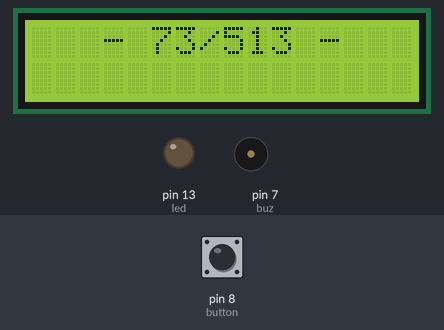
Bench run of a sketch on a simulated Arduino Mega 2560, built with avr-gcc and run on an emulated ATmega2560. Shown: 16×2 character LCD, output pins drawn as LEDs (lit = HIGH), buzzer (waves = sounding). The test bench sets the inputs (shaded band); at power-on: pin 8 (button) HIGH. What the sketch prints to the serial monitor is not drawn.

Above: at 1.2 s.
1.3 s: pin 8 (button) pulled LOW for 0.15 s
At 2.6 s:
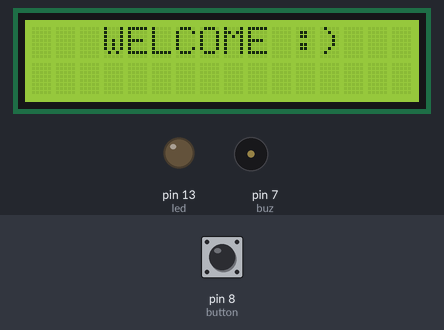
3.0 s: pin 8 (button) pulled LOW for 3.2 s
At 4.4 s:
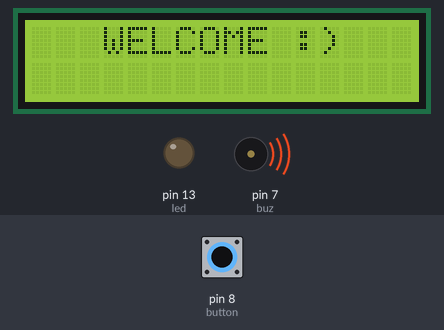
Timing chart, 0 to 7.9 s (numbered marks = the images above; inputs shaded):
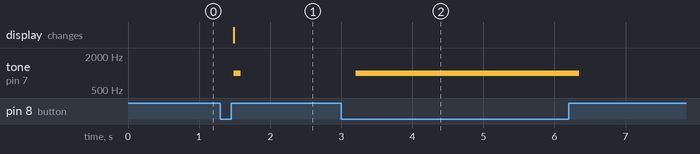

The sketch:

testLCD.ino
```cpp
#include <LiquidCrystal.h>

LiquidCrystal lcd(22, 24, 26, 28, 30, 32);

int button = 8;
int led = 13 ;
int buz = 7;
int clr = 0;
int tme = 0;

void setup() {
  lcd.begin(16, 2);
  lcd.setCursor(3, 0);
  lcd.print("- 73/513 -");

  pinMode(led, OUTPUT);
  pinMode(button, INPUT);
  Serial.begin(9600);
}

void loop() { //lcd.setCursor(0, 1);
  boolean x = digitalRead(button);
  Serial.println(x);
  delay(100);

  if(x == 0){
    Serial.println("ON");
    lcd.setCursor(3, 0);
    lcd.print("WELCOME :)");
    tone(buz, 1000);
    clr = 4;
    tme = 0;
  }else{
    Serial.println("OFF");
    lcd.setCursor(3, 0);
    tone(buz, 0);
    if(clr == 4 && tme <= 50){
      lcd.print("WELCOME :)");
      tme++;
      delay(100);
      Serial.println(tme);
      if(tme == 50) clr = 3;
    }else{
      clr = 2;
      lcd.print("- 73/513 -");
    }
  }
  if(clr == 3){
    lcd.clear();
  }
}
```

Measured:
- after the input at 1.3 s, tone on pin 7 (buz): silent → 1000 Hz after 0.19 s, → silent 0.10 s later; the display: changes after 0.19 s (image 1)
- after the input at 3.0 s, tone on pin 7 (buz): silent → 1000 Hz after 0.20 s, → silent 3.1 s later
